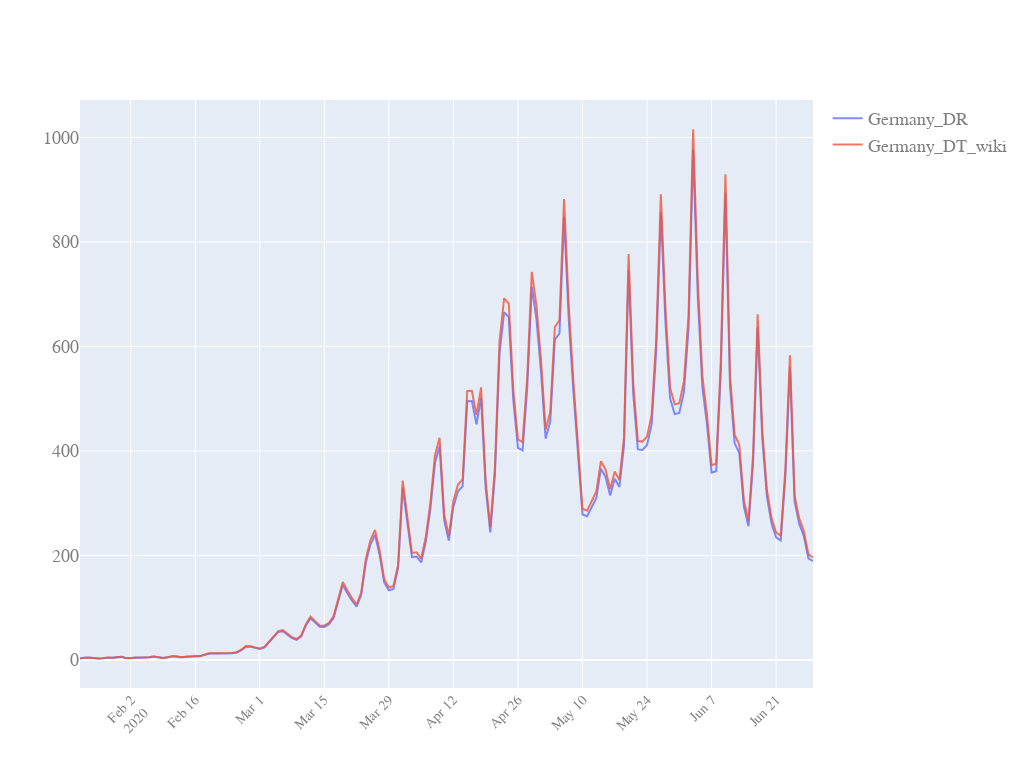

The notebook cell this image was saved under:
### Code cell
#plotting doubling time
quick_plot(df_analyse.date,df_analyse.iloc[40:200,[6,7]],y_scale='linear')

### Figure 1 — Plotly figure (JSON) as saved in the notebook; plotly's stock layout.template omitted (floating-point values rounded to 4 significant figures; data arrays with more than 128 entries replaced by an {"elided": "..."} marker saying what was removed)
{"data": [{"name": "Germany_DR", "opacity": 0.8, "type": "scatter", "x": {"elided": "876 str values"}, "y": {"elided": "160 float values"}}, {"name": "Germany_DT_wiki", "opacity": 0.8, "type": "scatter", "x": {"elided": "876 str values"}, "y": {"elided": "160 float values"}}], "layout": {"autosize": true, "font": {"color": "#7f7f7f", "family": "PT Sans, monospace", "size": 18}, "height": 768, "width": 1024, "xaxis": {"nticks": 20, "tickangle": -45, "tickfont": {"color": "#7f7f7f", "size": 14}}, "yaxis": {"type": "linear"}}}
